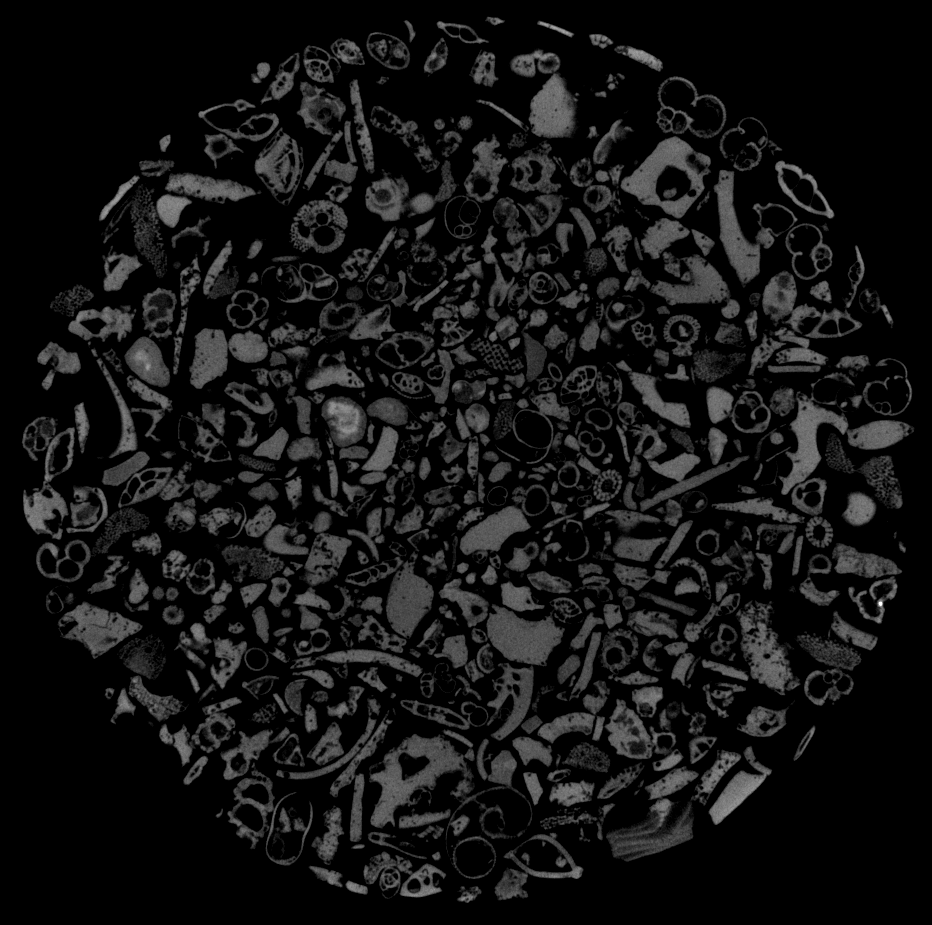
#> input picture data/batch/b00047.tif, 932 x 925 px, given as the content of the folder private/data/segmented/1/, which was not available
$ python pw_crop.py
#> lines starting #> are read from the running program, lines starting #| are printed output that depends on the picture; after the words box and inside, x2 and y2 are one past the last pixel; in counts of white or black regions, pixels touching at a corner belong together; pictures that were not available may be replaced by others from this repository, and a replacement may not be noted
### volume.py
# Antonio Leonti
# 3.7.2020
# Volume fill (volume_fill(3d_image)) aims to fill VOLUMES in a 3d image as opposed to filling regions in a 2D image.

import cv2
import numpy
import glob

# [47 lines left out: functions fill, main, not called in this run]


def show(img, str = "image"):
    cv2.imshow(str, img)
    cv2.waitKey(0)
    cv2.destroyAllWindows()

# [2 lines that do not run on import are left out]

### pw_crop.py
# Antonio Leonti
# 12.29.19
# Patchwise cropping is removing the empty space around an image's contents
# Uses: training and test data preprocessing


from os import listdir
from math import sqrt
from volume import show
import cv2
import numpy

exts = ("jpg", "jpeg", "png", "tif")

def main_segmented():
    root = "private/data/segmented/1/"
    for name in sorted(listdir(root)):
        # after checking its extension...
        if name.rpartition('.')[-1].lower() in exts:
            # open & crop image
            img = pw_crop(src = cv2.imread(root+name,0), thr = 0.1)

            show(img)


# [24 lines left out: function main_training, not called in this run]


def pw_crop(src, thr = 0):
    """pw_crop() ("patchwise" crop) removes the black space around an image
    (src)'s contents. Parameter "thr" represents the fraction of the image
    which disjoint content must exceed (THReshold) to affect the crop.
    """
#> called with thr = 0.1
    #threshold, then find contours
    ctr = cv2.threshold(src, 0, 255, cv2.THRESH_OTSU)[1]
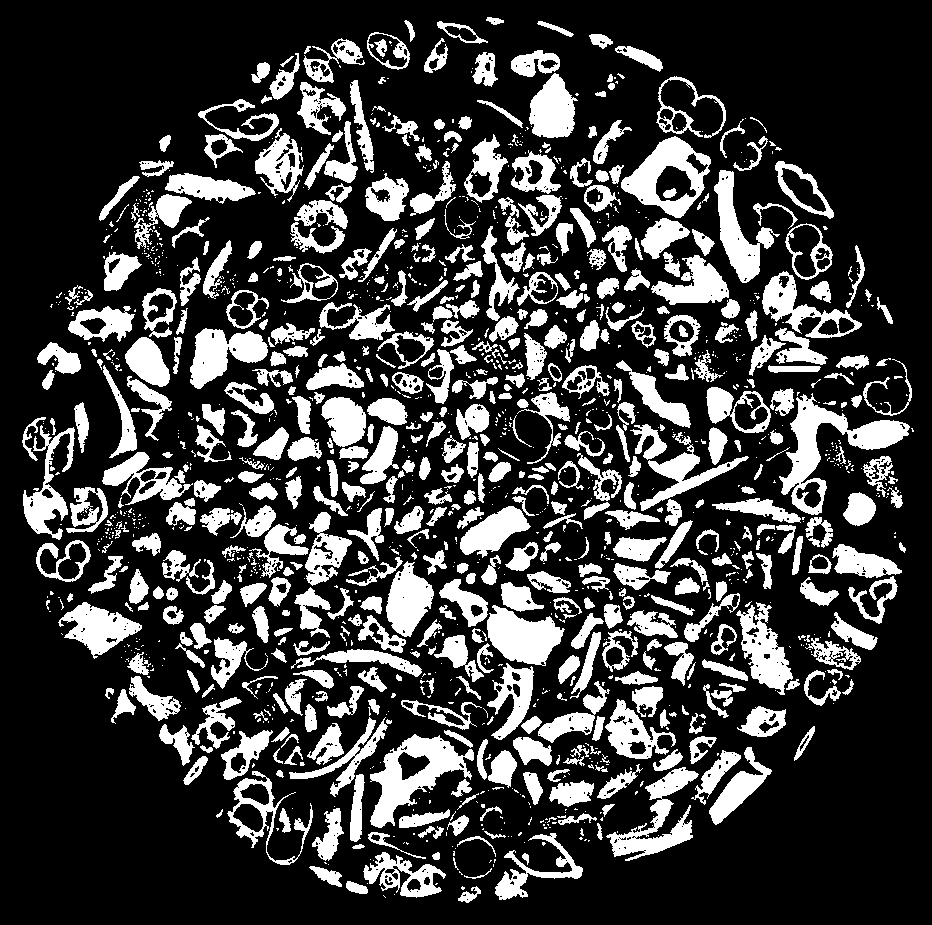
#> ctr: shape (925, 932); 24.3% white; 1517 white regions (940 under 20 px)
#> src is the input picture: shape (925, 932); min 0, max 255, mean 20
    ctr = cv2.findContours(ctr, cv2.RETR_TREE, cv2.CHAIN_APPROX_SIMPLE)[1]
#> ctr = 2490 contours, 1832 with area under 20; largest, box (x1, y1, x2, y2) and area: (779, 393, 910, 515) 4504, (621, 136, 711, 218) 4248, (370, 734, 474, 828) 4171, (487, 605, 565, 666) 2806, (606, 767, 699, 861) 2630

    xmin, ymin = (max(src.shape[:2]), )*2 # initialize to image limits
    xmax, ymax = (0, )*2

    image_is_empty = True # flag to determine if image is empty
    # combine bounding boxes
    for c in ctr:
        x, y, dx, dy = cv2.boundingRect(c) #candidate bounds
        # ensure current contour meets thresh
        if __hypot(dx, dy) > thr * __hypot(*src.shape[:2]):
            # resize bounding box if needed
            xmin, ymin = min(x, xmin), min(y, ymin)
            xmax, ymax = max(x + dx, xmax), max(y + dy, ymax)
            image_is_empty = False
#> this loop made 2490 passes
#> (x, y, dx, dy, xmin, ymin, xmax) on passes 169, 247, 496, 1330, 1459: (606, 767, 93, 94, 606, 767, 699), (370, 734, 104, 94, 370, 734, 699), (291, 649, 131, 28, 291, 649, 699), (640, 432, 109, 79, 291, 432, 749), (779, 393, 131, 122, 291, 393, 910)

    if image_is_empty:
        return None
    # find side length & new bottom left corner
    len = max(xmax - xmin, ymax - ymin)
#> len = 619

    _xmin = (len - (xmax - xmin)) // 2
    _ymin = (len - (ymax - ymin)) // 2 # bring object to the center of the image
    _xmax = _xmin + xmax - xmin
    _ymax = _ymin + ymax - ymin

    # use numpy slicing to crop src, return result
    crop = numpy.zeros((len,len), dtype=src.dtype)
    crop[_ymin:_ymax,_xmin:_xmax] = src[ymin:ymax,xmin:xmax]
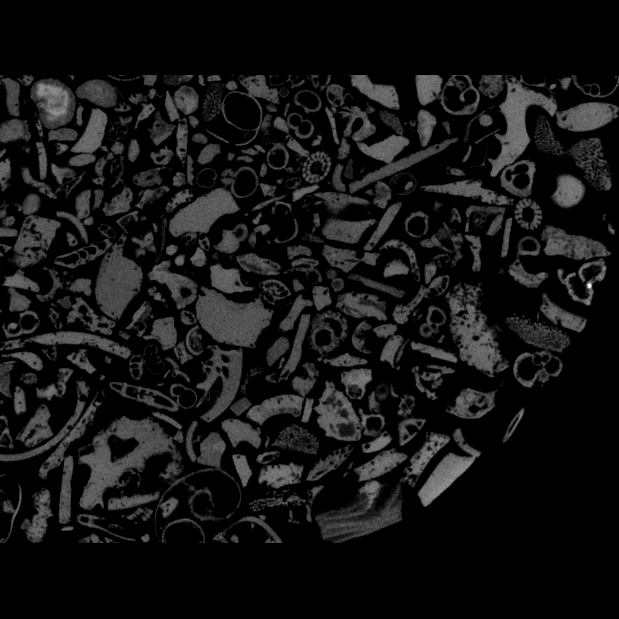
#> crop: shape (619, 619); min 0, max 255, mean 20.8

    return(crop)

def __hypot(a, b):
    """calculates hypotenuse of vectors a and b
    """
    return sqrt(a ** 2 + b ** 2)


if __name__ == "__main__":
    main_segmented()

$ run again, on data/batch/b00151.tif
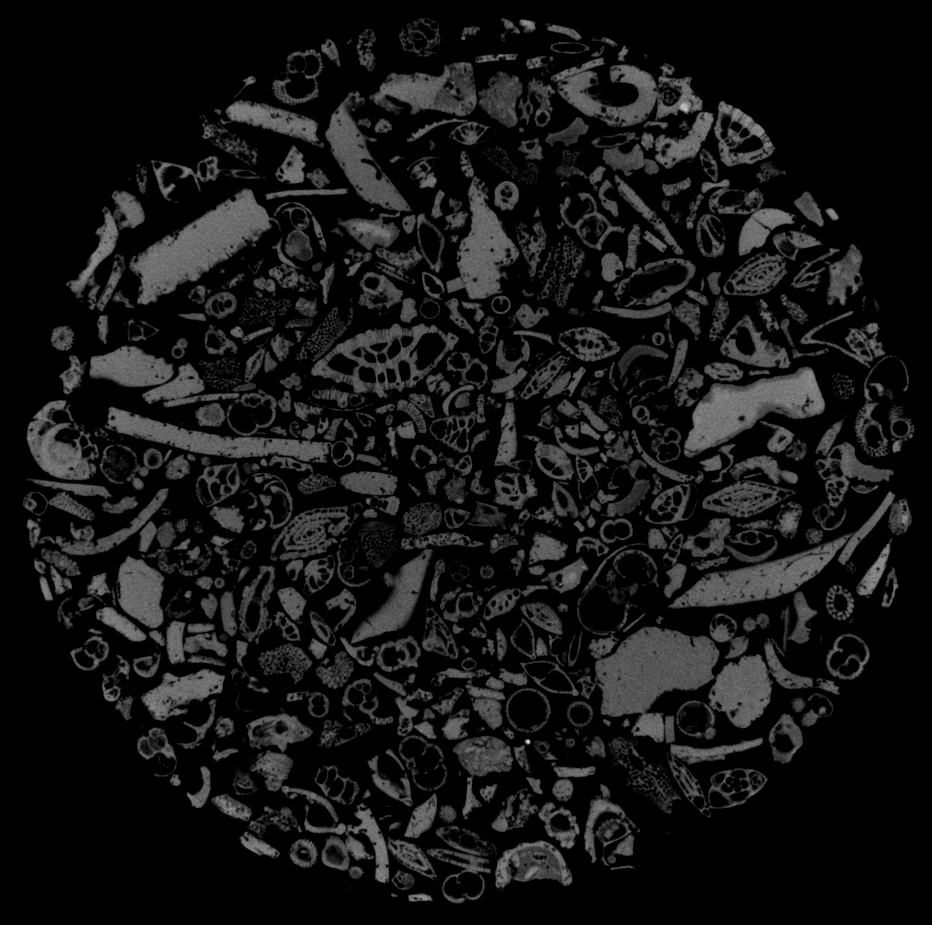
#> input picture data/batch/b00151.tif, 932 x 925 px, given as the content of the folder private/data/segmented/1/, which was not available
#> in pw_crop, `ctr = cv2.threshold(src, 0, 255, cv2.THRESH_OTSU)[1]`:
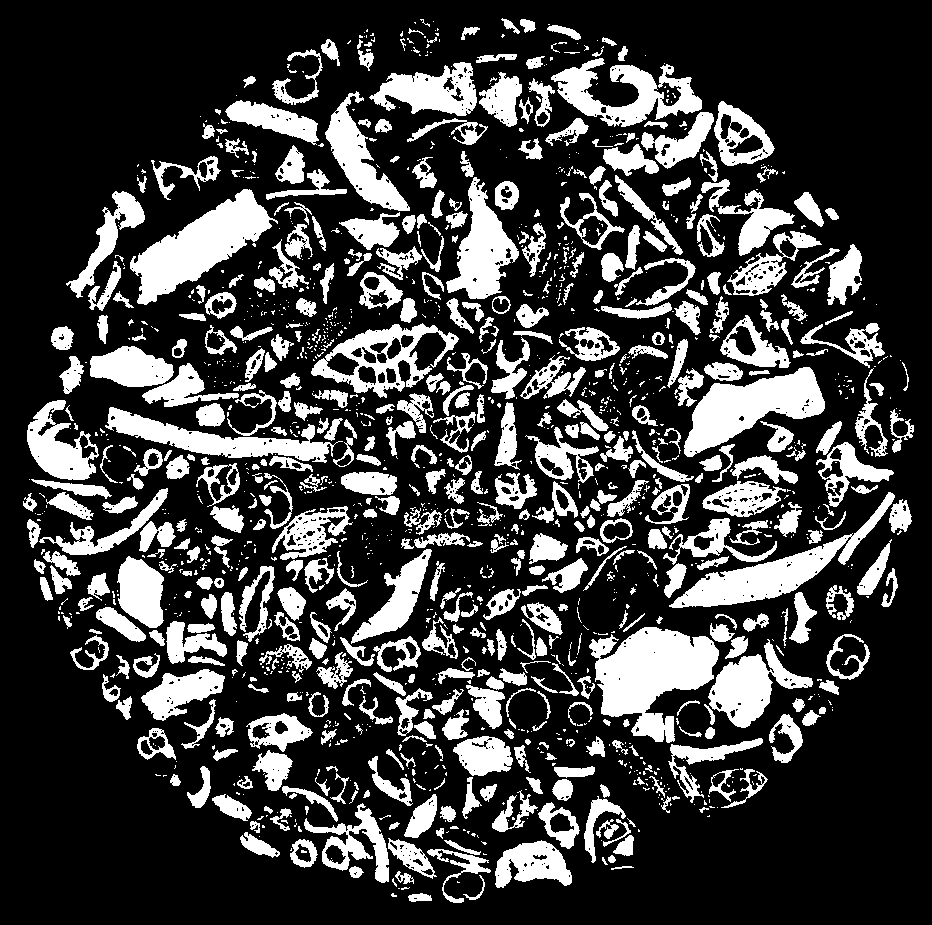
#> ctr: shape (925, 932); 25% white; 1489 white regions (933 under 20 px)
#> in pw_crop, src is the input picture: shape (925, 932); min 0, max 220, mean 21.7
#> in pw_crop, `ctr = cv2.findContours(ctr, cv2.RETR_TREE, cv2.CHAIN_APPROX_SIMPLE)[1]`: ctr = 2548 contours, 1909 with area under 20; largest, box (x1, y1, x2, y2) and area: (589, 627, 719, 743) 8292, (130, 189, 278, 305) 6710, (684, 367, 825, 457) 5990, (669, 492, 895, 608) 5372, (311, 323, 459, 398) 5084
#> the loop in pw_crop, `for c in ctr:` made 2548 passes
#> (x, y, dx, dy, xmin, ymin, xmax, ymax) on passes 546, 590, 1077, 1120, 1416, 1595, 1801, 2190: (708, 639, 105, 89, 708, 639, 813, 728), (589, 627, 130, 116, 589, 627, 813, 743), (669, 492, 226, 116, 589, 492, 895, 743), (39, 488, 129, 67, 39, 488, 895, 743), (105, 407, 238, 56, 39, 407, 895, 743), (684, 367, 141, 90, 39, 367, 895, 743), (311, 323, 148, 75, 39, 323, 895, 743), (66, 191, 79, 107, 39, 191, 895, 743)
#> len = 856
#> in pw_crop, `crop[_ymin:_ymax,_xmin:_xmax] = src[ymin:ymax,xmin:xmax]`:
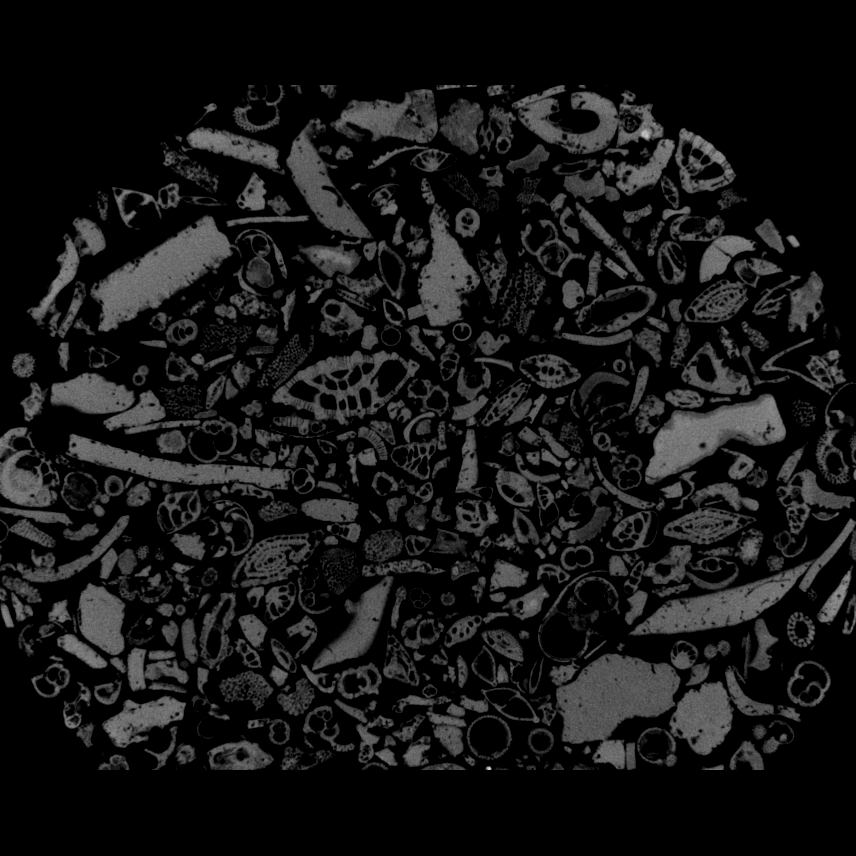
#> crop: shape (856, 856); min 0, max 220, mean 22.5

$ run again, on data/batch/b00195.tif
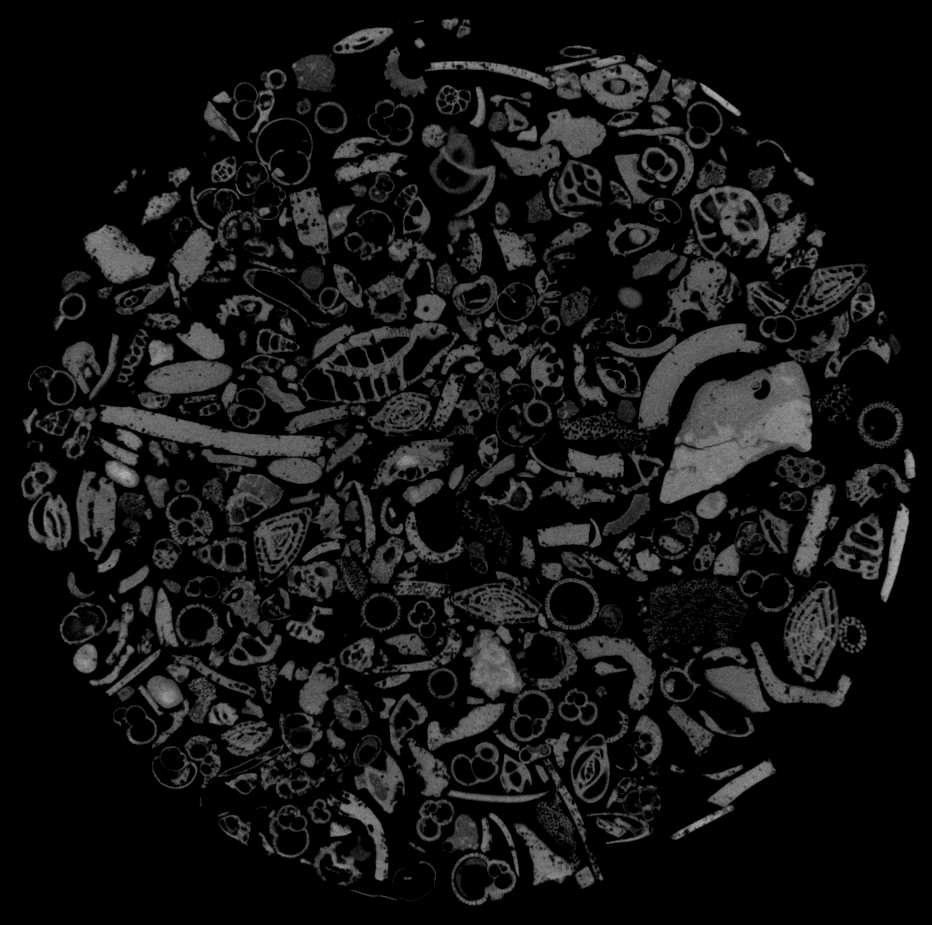
#> input picture data/batch/b00195.tif, 932 x 925 px, given as the content of the folder private/data/segmented/1/, which was not available
#> in pw_crop, `ctr = cv2.threshold(src, 0, 255, cv2.THRESH_OTSU)[1]`:
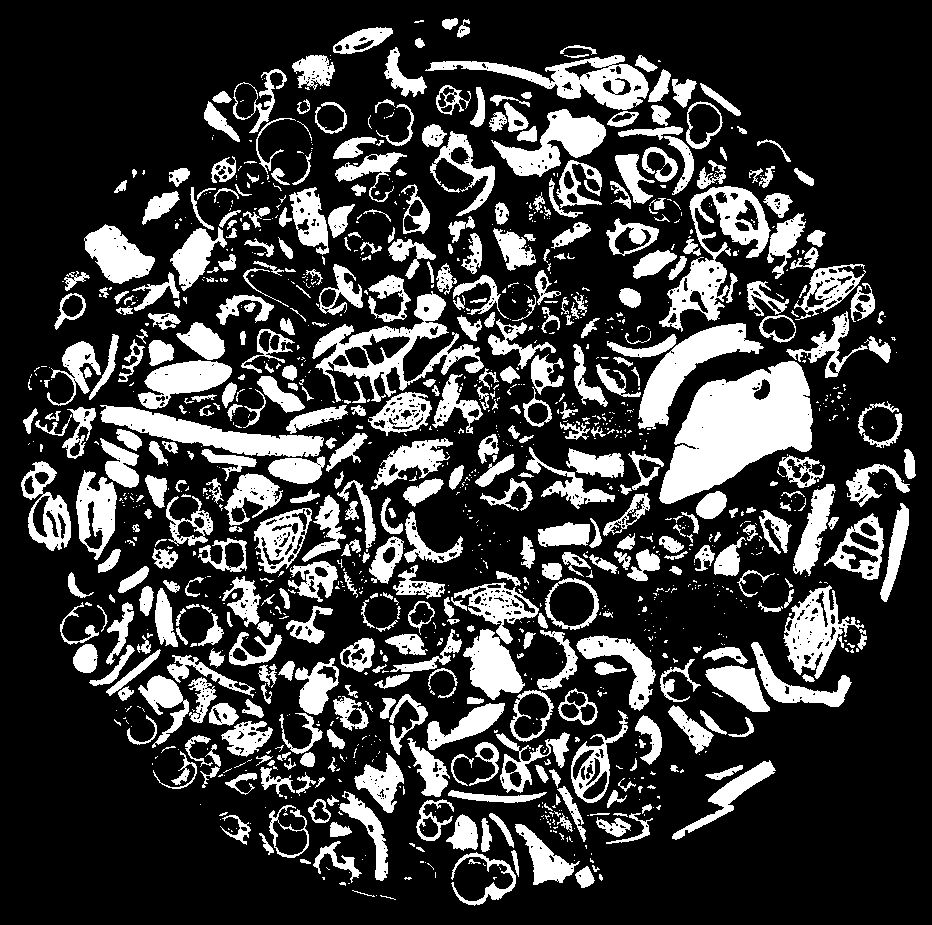
#> ctr: shape (925, 932); 23.8% white; 1273 white regions (783 under 20 px)
#> in pw_crop, src is the input picture: shape (925, 932); min 0, max 177, mean 20.7
#> in pw_crop, `ctr = cv2.findContours(ctr, cv2.RETR_TREE, cv2.CHAIN_APPROX_SIMPLE)[1]`: ctr = 2360 contours, 1736 with area under 20; largest, box (x1, y1, x2, y2) and area: (659, 361, 813, 504) 12404, (312, 291, 484, 402) 5712, (659, 186, 771, 332) 5433, (425, 55, 649, 110) 4413, (100, 405, 324, 457) 4240
#> the loop in pw_crop, `for c in ctr:` made 2360 passes
#> (x, y, dx, dy, ymin, xmax, ymax) on passes 1373, 1523, 1599, 1709, 2066, 2231, 2287: (100, 405, 224, 52, 405, 324, 457), (659, 361, 154, 143, 361, 813, 504), (638, 323, 126, 106, 323, 813, 504), (312, 291, 172, 111, 291, 813, 504), (659, 186, 112, 146, 186, 813, 504), (491, 109, 115, 68, 109, 813, 504), (425, 55, 224, 55, 55, 813, 504)
#> len = 713
#> in pw_crop, `crop[_ymin:_ymax,_xmin:_xmax] = src[ymin:ymax,xmin:xmax]`:
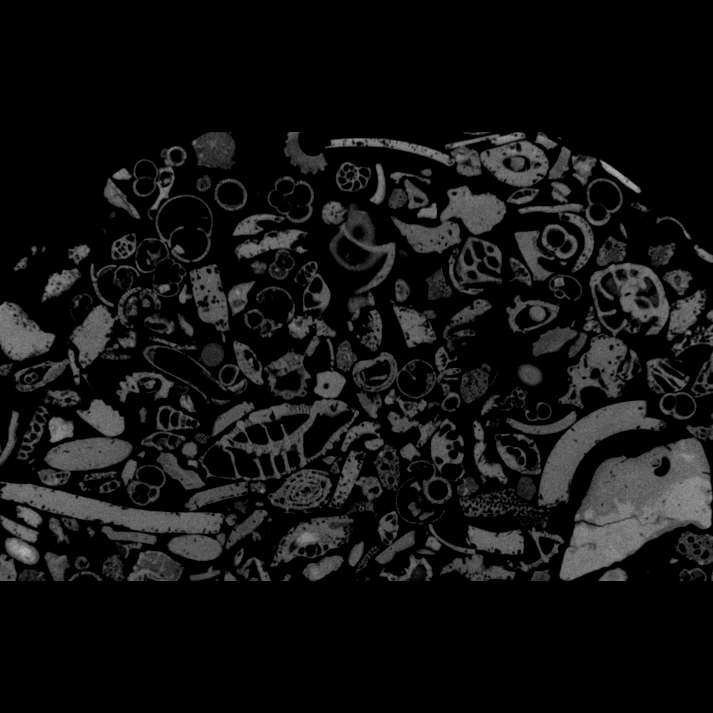
#> crop: shape (713, 713); min 0, max 177, mean 19.1
